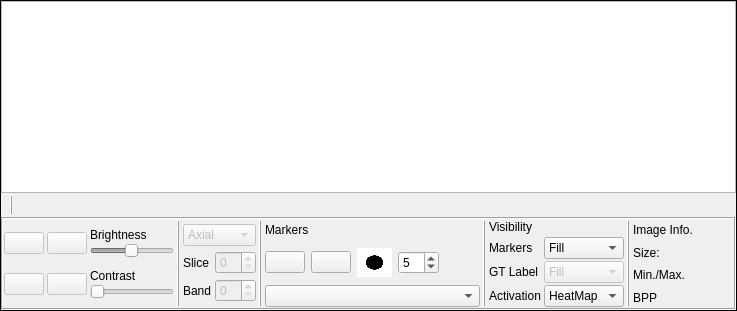
       <widget class="QFrame" name="centralFrame">
        <property name="sizePolicy">
         <sizepolicy hsizetype="Preferred" vsizetype="Preferred">
          <horstretch>0</horstretch>
          <verstretch>0</verstretch>
         </sizepolicy>
        </property>
        <property name="frameShape">
         <enum>QFrame::Box</enum>
        </property>
        <layout class="QVBoxLayout" name="verticalLayout_5">
         <property name="spacing">
          <number>2</number>
         </property>
         <property name="leftMargin">
          <number>0</number>
         </property>
         <property name="topMargin">
          <number>0</number>
         </property>
         <property name="rightMargin">
          <number>0</number>
         </property>
         <property name="bottomMargin">
          <number>0</number>
         </property>
         <item>
          <widget class="MyGraphicsView" name="gvDisplay"/>
         </item>
         <item>
          <layout class="QHBoxLayout" name="horizontalLayout_11">
           <item>
            <widget class="QLabel" name="lblIntensityAtPoint">
             <property name="text">
              <string/>
             </property>
            </widget>
           </item>
           <item>
            <widget class="QFrame" name="frame_8">
             <property name="frameShape">
              <enum>QFrame::VLine</enum>
             </property>
             <property name="frameShadow">
              <enum>QFrame::Raised</enum>
             </property>
            </widget>
           </item>
           <item>
            <widget class="QLabel" name="lblActivationAtPoint">
             <property name="text">
              <string/>
             </property>
            </widget>
           </item>
           <item>
            <spacer name="horizontalSpacer_2">
             <property name="orientation">
              <enum>Qt::Horizontal</enum>
             </property>
             <property name="sizeHint" stdset="0">
              <size>
               <width>40</width>
               <height>20</height>
              </size>
             </property>
            </spacer>
           </item>
          </layout>
         </item>
         <item>
          <widget class="QFrame" name="ImageSetupFrame">
           <property name="frameShape">
            <enum>QFrame::Box</enum>
           </property>
           <property name="frameShadow">
            <enum>QFrame::Sunken</enum>
           </property>
           <layout class="QHBoxLayout" name="horizontalLayout_3">
            <property name="spacing">
             <number>3</number>
            </property>
            <property name="leftMargin">
             <number>1</number>
            </property>
            <property name="topMargin">
             <number>1</number>
            </property>
            <property name="rightMargin">
             <number>1</number>
            </property>
            <property name="bottomMargin">
             <number>1</number>
            </property>
            <item>
             <layout class="QGridLayout" name="gridLayout_3">
              <item row="0" column="0">
               <widget class="QPushButton" name="pbZoomIn">
                <property name="enabled">
                 <bool>false</bool>
                </property>
                <property name="sizePolicy">
                 <sizepolicy hsizetype="Fixed" vsizetype="Fixed">
                  <horstretch>0</horstretch>
                  <verstretch>0</verstretch>
                 </sizepolicy>
                </property>
                <property name="toolTip">
                 <string>Zoom in</string>
                </property>
                <property name="toolTipDuration">
                 <number>10000</number>
                </property>
                <property name="text">
                 <string/>
                </property>
                <property name="icon">
                 <iconset resource="myicons.qrc">
                  <normaloff>:/icons/zoom_in.png</normaloff>:/icons/zoom_in.png</iconset>
                </property>
               </widget>
              </item>
              <item row="0" column="1">
               <widget class="QPushButton" name="pbZoomOut">
                <property name="enabled">
                 <bool>false</bool>
                </property>
                <property name="sizePolicy">
                 <sizepolicy hsizetype="Fixed" vsizetype="Fixed">
                  <horstretch>0</horstretch>
                  <verstretch>0</verstretch>
                 </sizepolicy>
                </property>
                <property name="toolTip">
                 <string>Zoom out</string>
                </property>
                <property name="toolTipDuration">
                 <number>10000</number>
                </property>
                <property name="text">
                 <string/>
                </property>
                <property name="icon">
                 <iconset resource="myicons.qrc">
                  <normaloff>:/icons/zoom_out.png</normaloff>:/icons/zoom_out.png</iconset>
                </property>
               </widget>
              </item>
              <item row="1" column="0">
               <widget class="QPushButton" name="pbFitWindow">
                <property name="enabled">
                 <bool>false</bool>
                </property>
                <property name="sizePolicy">
                 <sizepolicy hsizetype="Fixed" vsizetype="Fixed">
                  <horstretch>0</horstretch>
                  <verstretch>0</verstretch>
                 </sizepolicy>
                </property>
                <property name="toolTip">
                 <string>Fit image in canvas</string>
                </property>
                <property name="toolTipDuration">
                 <number>10000</number>
                </property>
                <property name="text">
                 <string/>
                </property>
                <property name="icon">
                 <iconset resource="myicons.qrc">
                  <normaloff>:/icons/expand.png</normaloff>:/icons/expand.png</iconset>
                </property>
               </widget>
              </item>
              <item row="1" column="1">
               <widget class="QPushButton" name="pbOriginalSize">
                <property name="enabled">
                 <bool>false</bool>
                </property>
                <property name="sizePolicy">
                 <sizepolicy hsizetype="Fixed" vsizetype="Fixed">
                  <horstretch>0</horstretch>
                  <verstretch>0</verstretch>
                 </sizepolicy>
                </property>
                <property name="toolTip">
                 <string>Return image to original size</string>
                </property>
                <property name="toolTipDuration">
                 <number>10000</number>
                </property>
                <property name="text">
                 <string/>
                </property>
                <property name="icon">
                 <iconset resource="myicons.qrc">
                  <normaloff>:/icons/shrink.png</normaloff>:/icons/shrink.png</iconset>
                </property>
               </widget>
              </item>
              <item row="1" column="2">
               <layout class="QVBoxLayout" name="verticalLayout_6">
                <property name="spacing">
                 <number>1</number>
                </property>
                <item>
                 <widget class="QLabel" name="lblContrast">
                  <property name="text">
                   <string>Contrast</string>
                  </property>
                 </widget>
                </item>
                <item>
                 <widget class="QSlider" name="hsContrast">
                  <property name="enabled">
                   <bool>false</bool>
                  </property>
                  <property name="sizePolicy">
                   <sizepolicy hsizetype="Minimum" vsizetype="Fixed">
                    <horstretch>0</horstretch>
                    <verstretch>0</verstretch>
                   </sizepolicy>
                  </property>
                  <property name="minimum">
                   <number>1</number>
                  </property>
                  <property name="maximum">
                   <number>100</number>
                  </property>
                  <property name="value">
                   <number>1</number>
                  </property>
                  <property name="tracking">
                   <bool>true</bool>
                  </property>
                  <property name="orientation">
                   <enum>Qt::Horizontal</enum>
                  </property>
                 </widget>
                </item>
               </layout>
              </item>
              <item row="0" column="2">
               <layout class="QVBoxLayout" name="verticalLayout_8">
                <property name="spacing">
                 <number>1</number>
                </property>
                <item>
                 <widget class="QLabel" name="lblBrightness">
                  <property name="text">
                   <string>Brightness</string>
                  </property>
                 </widget>
                </item>
                <item>
                 <widget class="QSlider" name="hsBrightness">
                  <property name="enabled">
                   <bool>false</bool>
                  </property>
                  <property name="sizePolicy">
                   <sizepolicy hsizetype="Minimum" vsizetype="Fixed">
                    <horstretch>0</horstretch>
                    <verstretch>0</verstretch>
                   </sizepolicy>
                  </property>
                  <property name="minimum">
                   <number>1</number>
                  </property>
                  <property name="maximum">
                   <number>100</number>
                  </property>
                  <property name="value">
                   <number>50</number>
                  </property>
                  <property name="tracking">
                   <bool>true</bool>
                  </property>
                  <property name="orientation">
                   <enum>Qt::Horizontal</enum>
                  </property>
                 </widget>
                </item>
               </layout>
              </item>
             </layout>
            </item>
            <item>
             <widget class="QFrame" name="frame_2">
              <property name="frameShape">
               <enum>QFrame::VLine</enum>
              </property>
              <property name="frameShadow">
               <enum>QFrame::Raised</enum>
              </property>
             </widget>
            </item>
            <item>
             <layout class="QVBoxLayout" name="verticalLayout_7">
              <property name="spacing">
               <number>1</number>
              </property>
              <item>
               <widget class="QComboBox" name="cb3DPlane">
                <property name="enabled">
                 <bool>false</bool>
                </property>
                <property name="toolTip">
                 <string>Select image plane</string>
                </property>
                <property name="toolTipDuration">
                 <number>10000</number>
                </property>
                <item>
                 <property name="text">
                  <string>Axial</string>
                 </property>
                </item>
                <item>
                 <property name="text">
                  <string>Coronal</string>
                 </property>
                </item>
                <item>
                 <property name="text">
                  <string>Sagittal</string>
                 </property>
                </item>
               </widget>
              </item>
              <item>
               <layout class="QHBoxLayout" name="horizontalLayout_4">
                <item>
                 <widget class="QLabel" name="lblSlice">
                  <property name="text">
                   <string>Slice</string>
                  </property>
                 </widget>
                </item>
                <item>
                 <widget class="QSpinBox" name="sbSliceNum">
                  <property name="enabled">
                   <bool>false</bool>
                  </property>
                  <property name="toolTip">
                   <string>Slice number</string>
                  </property>
                  <property name="toolTipDuration">
                   <number>10000</number>
                  </property>
                 </widget>
                </item>
               </layout>
              </item>
              <item>
               <layout class="QHBoxLayout" name="horizontalLayout_9">
                <item>
                 <widget class="QLabel" name="lblBand">
                  <property name="text">
                   <string>Band</string>
                  </property>
                 </widget>
                </item>
                <item>
                 <widget class="QSpinBox" name="sbBandNum">
                  <property name="enabled">
                   <bool>false</bool>
                  </property>
                 </widget>
                </item>
               </layout>
              </item>
             </layout>
            </item>
            <item>
             <widget class="QFrame" name="frame">
              <property name="frameShape">
               <enum>QFrame::VLine</enum>
              </property>
              <property name="frameShadow">
               <enum>QFrame::Raised</enum>
              </property>
             </widget>
            </item>
            <item>
             <layout class="QVBoxLayout" name="verticalLayout">
              <item>
               <widget class="QLabel" name="label_4">
                <property name="sizePolicy">
                 <sizepolicy hsizetype="Preferred" vsizetype="Minimum">
                  <horstretch>0</horstretch>
                  <verstretch>0</verstretch>
                 </sizepolicy>
                </property>
                <property name="maximumSize">
                 <size>
                  <width>16777215</width>
                  <height>20</height>
                 </size>
                </property>
                <property name="text">
                 <string>Markers</string>
                </property>
               </widget>
              </item>
              <item>
               <layout class="QHBoxLayout" name="horizontalLayout_2">
                <property name="spacing">
                 <number>6</number>
                </property>
                <property name="topMargin">
                 <number>5</number>
                </property>
                <property name="bottomMargin">
                 <number>5</number>
                </property>
                <item>
                 <widget class="QPushButton" name="pbAddMarker">
                  <property name="sizePolicy">
                   <sizepolicy hsizetype="Fixed" vsizetype="Fixed">
                    <horstretch>0</horstretch>
                    <verstretch>0</verstretch>
                   </sizepolicy>
                  </property>
                  <property name="toolTip">
                   <string>Add marker</string>
                  </property>
                  <property name="toolTipDuration">
                   <number>10000</number>
                  </property>
                  <property name="text">
                   <string/>
                  </property>
                  <property name="icon">
                   <iconset resource="myicons.qrc">
                    <normaloff>:/icons/plus.svg</normaloff>:/icons/plus.svg</iconset>
                  </property>
                 </widget>
                </item>
                <item>
                 <widget class="QPushButton" name="pbRemoveMarker">
                  <property name="sizePolicy">
                   <sizepolicy hsizetype="Fixed" vsizetype="Fixed">
                    <horstretch>0</horstretch>
                    <verstretch>0</verstretch>
                   </sizepolicy>
                  </property>
                  <property name="toolTip">
                   <string>Remove marker</string>
                  </property>
                  <property name="toolTipDuration">
                   <number>10000</number>
                  </property>
                  <property name="text">
                   <string/>
                  </property>
                  <property name="icon">
                   <iconset resource="myicons.qrc">
                    <normaloff>:/icons/minus.svg</normaloff>:/icons/minus.svg</iconset>
                  </property>
                 </widget>
                </item>
                <item>
                 <widget class="QWidget" name="wBrush" native="true">
                  <property name="sizePolicy">
                   <sizepolicy hsizetype="Fixed" vsizetype="Preferred">
                    <horstretch>0</horstretch>
                    <verstretch>0</verstretch>
                   </sizepolicy>
                  </property>
                  <property name="minimumSize">
                   <size>
                    <width>35</width>
                    <height>0</height>
                   </size>
                  </property>
                  <property name="toolTip">
                   <string>Brush radius reference</string>
                  </property>
                  <property name="toolTipDuration">
                   <number>10000</number>
                  </property>
                  <property name="styleSheet">
                   <string notr="true">background-color: qradialgradient(spread:pad, cx:0.5, cy:0.5, radius:0.25, fx:0.5, fy:0.5, stop:0.970149 rgba(0, 0, 0, 255), stop:1 rgba(255, 255, 255, 255));</string>
                  </property>
                 </widget>
                </item>
                <item>
                 <widget class="QSpinBox" name="sbBrush">
                  <property name="toolTip">
                   <string>Brush radius</string>
                  </property>
                  <property name="toolTipDuration">
                   <number>10000</number>
                  </property>
                  <property name="wrapping">
                   <bool>false</bool>
                  </property>
                  <property name="frame">
                   <bool>true</bool>
                  </property>
                  <property name="buttonSymbols">
                   <enum>QAbstractSpinBox::UpDownArrows</enum>
                  </property>
                  <property name="showGroupSeparator" stdset="0">
                   <bool>false</bool>
                  </property>
                  <property name="minimum">
                   <number>1</number>
                  </property>
                  <property name="maximum">
                   <number>10</number>
                  </property>
                  <property name="value">
                   <number>5</number>
                  </property>
                 </widget>
                </item>
                <item>
                 <widget class="QWidget" name="wMarkerColor" native="true">
                  <property name="minimumSize">
                   <size>
                    <width>35</width>
                    <height>0</height>
                   </size>
                  </property>
                 </widget>
                </item>
               </layout>
              </item>
              <item>
               <widget class="QComboBox" name="cbMarkers">
                <property name="sizePolicy">
                 <sizepolicy hsizetype="Minimum" vsizetype="Fixed">
                  <horstretch>0</horstretch>
                  <verstretch>0</verstretch>
                 </sizepolicy>
                </property>
                <property name="toolTip">
                 <string>Select Marker</string>
                </property>
                <property name="toolTipDuration">
                 <number>10000</number>
                </property>
                <property name="insertPolicy">
                 <enum>QComboBox::InsertAlphabetically</enum>
                </property>
               </widget>
              </item>
             </layout>
            </item>
            <item>
             <widget class="QFrame" name="frame_3">
              <property name="frameShape">
               <enum>QFrame::VLine</enum>
              </property>
              <property name="frameShadow">
               <enum>QFrame::Raised</enum>
              </property>
             </widget>
            </item>
            <item>
             <layout class="QVBoxLayout" name="verticalLayout_2">
              <item>
               <widget class="QLabel" name="label_9">
                <property name="sizePolicy">
                 <sizepolicy hsizetype="Preferred" vsizetype="Minimum">
                  <horstretch>0</horstretch>
                  <verstretch>0</verstretch>
                 </sizepolicy>
                </property>
                <property name="maximumSize">
                 <size>
                  <width>16777215</width>
                  <height>20</height>
                 </size>
                </property>
                <property name="text">
                 <string>Visibility</string>
                </property>
               </widget>
              </item>
              <item>
               <layout class="QFormLayout" name="formLayout_2">
                <property name="verticalSpacing">
                 <number>2</number>
                </property>
                <item row="0" column="0">
                 <widget class="QLabel" name="label_5">
                  <property name="text">
                   <string>Markers</string>
                  </property>
                 </widget>
                </item>
                <item row="0" column="1">
                 <widget class="QComboBox" name="cbMarkersVisibility">
                  <property name="toolTip">
                   <string>Marker visibility</string>
                  </property>
                  <property name="toolTipDuration">
                   <number>10000</number>
                  </property>
                  <item>
                   <property name="text">
                    <string>Fill</string>
                   </property>
                  </item>
                  <item>
                   <property name="text">
                    <string>Border</string>
                   </property>
                  </item>
                  <item>
                   <property name="text">
                    <string>Off</string>
                   </property>
                  </item>
                 </widget>
                </item>
                <item row="2" column="0">
                 <widget class="QLabel" name="label_8">
                  <property name="text">
                   <string>Activation</string>
                  </property>
                 </widget>
                </item>
                <item row="2" column="1">
                 <widget class="QComboBox" name="cbActivationVisibility">
                  <property name="toolTip">
                   <string>Activation visibility</string>
                  </property>
                  <property name="toolTipDuration">
                   <number>10000</number>
                  </property>
                  <item>
                   <property name="text">
                    <string>HeatMap</string>
                   </property>
                  </item>
                  <item>
                   <property name="text">
                    <string>Saliency</string>
                   </property>
                  </item>
                  <item>
                   <property name="text">
                    <string>Off</string>
                   </property>
                  </item>
                 </widget>
                </item>
                <item row="1" column="1">
                 <widget class="QComboBox" name="cbGtVisibility">
                  <property name="enabled">
                   <bool>false</bool>
                  </property>
                  <property name="toolTip">
                   <string>Label visibility</string>
                  </property>
                  <property name="toolTipDuration">
                   <number>10000</number>
                  </property>
                  <item>
                   <property name="text">
                    <string>Fill</string>
                   </property>
                  </item>
                  <item>
                   <property name="text">
                    <string>Border</string>
                   </property>
                  </item>
                  <item>
                   <property name="text">
                    <string>Off</string>
                   </property>
                  </item>
                 </widget>
                </item>
                <item row="1" column="0">
                 <widget class="QLabel" name="label_10">
                  <property name="text">
                   <string>GT Label</string>
                  </property>
                 </widget>
                </item>
               </layout>
              </item>
             </layout>
            </item>
            <item>
             <widget class="QFrame" name="frame_4">
              <property name="frameShape">
               <enum>QFrame::VLine</enum>
              </property>
              <property name="frameShadow">
               <enum>QFrame::Raised</enum>
              </property>
             </widget>
            </item>
            <item>
             <layout class="QVBoxLayout" name="verticalLayout_9">
              <item>
               <widget class="QLabel" name="label_7">
                <property name="text">
                 <string>Image Info.</string>
                </property>
               </widget>
              </item>
              <item>
               <widget class="QLabel" name="lblSize">
                <property name="text">
                 <string>Size:</string>
                </property>
               </widget>
              </item>
              <item>
               <widget class="QLabel" name="lblMinMax">
                <property name="text">
                 <string>Min./Max.</string>
                </property>
               </widget>
              </item>
              <item>
               <widget class="QLabel" name="lblBPP">
                <property name="text">
                 <string>BPP</string>
                </property>
               </widget>
              </item>
             </layout>
            </item>
            <item>
             <spacer name="horizontalSpacer_6">
              <property name="orientation">
               <enum>Qt::Horizontal</enum>
              </property>
              <property name="sizeType">
               <enum>QSizePolicy::MinimumExpanding</enum>
              </property>
              <property name="sizeHint" stdset="0">
               <size>
                <width>40</width>
                <height>20</height>
               </size>
              </property>
             </spacer>
            </item>
           </layout>
          </widget>
         </item>
        </layout>
       </widget>
